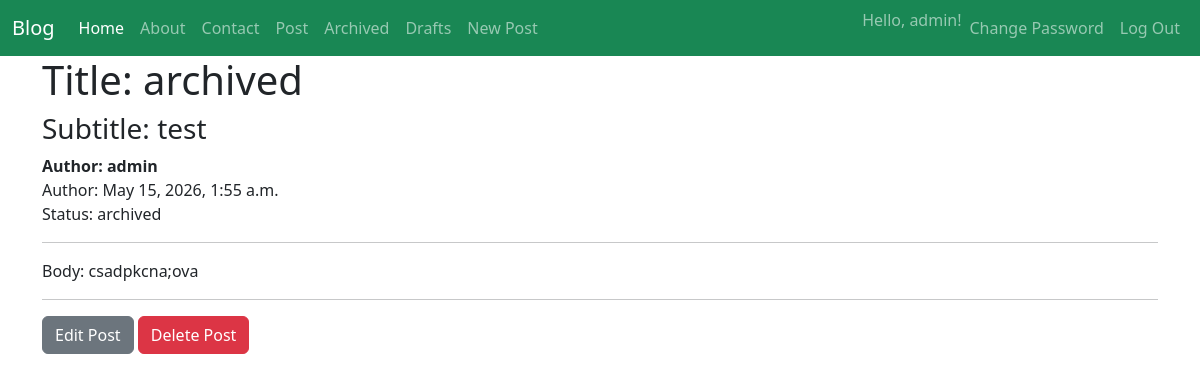
The app's page /posts/4/ (signed in) with its own data.
### posts/models.py (models this page shows, shortened)
class post(models.Model): #OOP (Object Oriented Programing)
    title = models.CharField(max_length=128)
    subtitle = models.CharField(max_length=256)
    body = models.TextField()
    created_on = models.DateTimeField(auto_now_add=True)
    author = models.ForeignKey(
        get_user_model(),
        on_delete=models.CASCADE
    ) #User Model
    status = models.ForeignKey(
        Status,
        on_delete=models.DO_NOTHING
    )

class Status(models.Model):
    class Meta:
        verbose_name_plural = "Status"
    name = models.CharField(max_length=128, unique=True)
    description = models.CharField(max_length=200, help_text="Write a description about the status")
    def __str__(self):
        return f"{self.name}"

### posts/views.py (the view)
# urls.py: path("<int:pk>/", PostDetailView.as_view(), name="post_detail"),
class PostDetailView(LoginRequiredMixin, DetailView): # GET Request -> Single element (object)
    template_name = "posts/detail.html"
    model = post
    context_object_name = "single_post"

### templates/posts/detail.html (shortened to what this page needs)
{% extends 'base.html' %}
{% block content %}
    <h1>Title: {{ single_post.title }}</h1>
    <h3>Subtitle: {{ single_post.subtitle }} </h3>
    <span><strong> Author: {{ single_post.author }}</strong></span> <br>
    <span>Author: {{ single_post.created_on }} </span> <br>
    <span>Status: {{ single_post.status }}</span> <br>
    <hr/>
    <p>Body: {{ single_post.body }} </p>
    <hr/>
    <a href="{% url 'post_edit' single_post.id %}" class="btn btn-secondary">Edit Post</a>
    <a href="{% url 'post_delete' single_post.id %}"class="btn btn-danger">Delete Post</a>
{% endblock %}

### templates/navbar.html (shortened to what this page needs)
<nav class="navbar navbar-expand-lg bg-success" data-bs-theme="dark">
    <div class="container-fluid">
        <a class="navbar-brand" href="{% url 'home' %}">Blog</a>
        <div class="collapse navbar-collapse" id="navbarSupportedContent">
            <ul class="navbar-nav me-auto mb-2 mb-lg-0">
                <li class="nav-item">
                    <a class="nav-link active" aria-current="page" href="{% url 'home' %}">Home</a>
                </li>
                <li class="nav-item">
                    <a class="nav-link" href="{% url 'about' %}">About</a>
                </li>
                <li class="nav-item">
                    <a class="nav-link" href="{% url 'contact' %}">Contact</a>
                </li>
                <li class="nav-item">
                    <a class="nav-link" href="{% url 'post_list' %}">Post</a>
                </li>
                {% if user.is_authenticated %}
                <li class="nav-item">
                    <a class="nav-link" href="{% url 'post_archive_list' %}">Archived</a>
                </li>
                <li class="nav-item">
                    <a class="nav-link" href="{% url 'post_draft_list' %}">Drafts</a>
                </li>
                <li class="nav-item">
                    <a class="nav-link" href="{% url 'post_new' %}">New Post</a>
                </li>
                {% endif %}
            </ul>
            <div class="d-flex">
                <ul class="navbar-nav me-auto mb-2 mb-lg-0">
                    {% if user.is_authenticated %}
                    <li>
                        <span class="navbar-text">Hello, {{ user.username }}!</span>
                    </li>
                    <li class="nav-item">
                        <a class="nav-link" href="{% url 'password_change' %}">Change Password</a>
                    </li>
                    <li class="nav-item">
                        <form action="{% url 'logout' %}" method="post">
                            <input type="submit" value="Log Out" class="nav-link">
                        </form>
                    </li>
                    {% endif %}
                </ul>
            </div>
        </div>
    </div>
</nav>

### records on screen
post: title "archived", subtitle "test", author "admin", created_on "May 15, 2026, 1:55 a.m.", status "archived", body "csadpkcna;ova"

### other values on screen
{{ user.username }} "admin"
